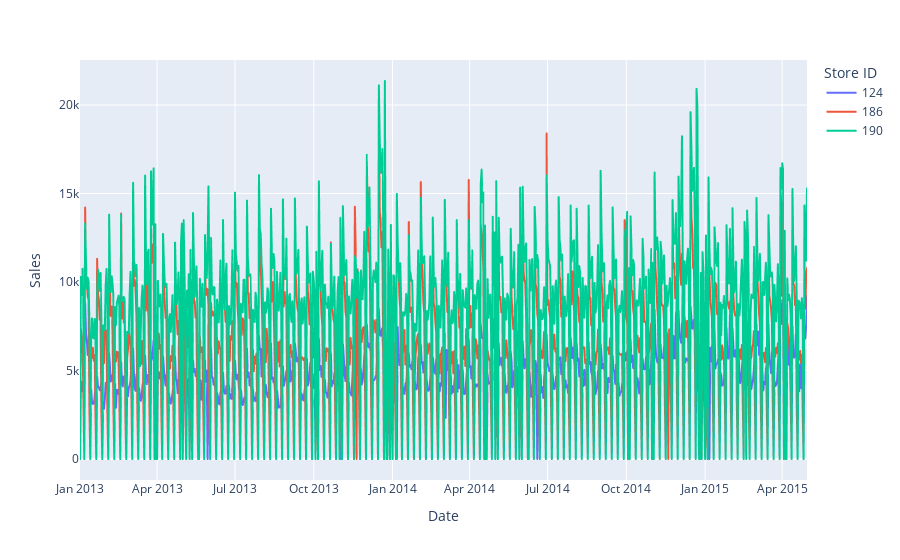

Write notebook code for a chart like this one.
### Markdown cell above
2. Visualisieren Sie die Verteilung der Verkaufszahlen für einige zufällig ausgewählte Stores und beschreiben Sie typische Muster, die Sie erkennen.

### Code cell
#Alle Store IDs
unique_store_ids = df_train['Store ID'].unique()

# Zufällig 5 Store IDs auswählen mit sample
random_store_ids = pd.Series(unique_store_ids).sample(n=3, random_state=1)
print(random_store_ids)

# DataFrame filtern, um nur die ausgewählten Store IDs zu behalten
selected_df = df_train[df_train['Store ID'].isin(random_store_ids)]
selected_df

#Lineplot für Verkaufzahlen der Stores
df_viz = selected_df.groupby(['Store ID', 'Date'], as_index=False)[['Sales']].sum().sort_values(by='Date')
px.line(df_viz, x='Date', y='Sales', color='Store ID')

### Figure 1 — Plotly figure (JSON) as saved in the notebook; plotly's stock layout.template omitted (floating-point values rounded to 4 significant figures; data arrays with more than 128 entries replaced by an {"elided": "..."} marker saying what was removed)
{"data": [{"hovertemplate": "Store ID=124<br>Date=%{x}<br>Sales=%{y}<extra></extra>", "legendgroup": "124", "line": {"color": "#636efa", "dash": "solid"}, "marker": {"symbol": "circle"}, "mode": "lines", "name": "124", "showlegend": true, "type": "scattergl", "x": {"elided": "850 str values"}, "xaxis": "x", "y": {"elided": "850 int values"}, "yaxis": "y"}, {"hovertemplate": "Store ID=186<br>Date=%{x}<br>Sales=%{y}<extra></extra>", "legendgroup": "186", "line": {"color": "#EF553B", "dash": "solid"}, "marker": {"symbol": "circle"}, "mode": "lines", "name": "186", "showlegend": true, "type": "scattergl", "x": {"elided": "850 str values"}, "xaxis": "x", "y": {"elided": "850 int values"}, "yaxis": "y"}, {"hovertemplate": "Store ID=190<br>Date=%{x}<br>Sales=%{y}<extra></extra>", "legendgroup": "190", "line": {"color": "#00cc96", "dash": "solid"}, "marker": {"symbol": "circle"}, "mode": "lines", "name": "190", "showlegend": true, "type": "scattergl", "x": {"elided": "850 str values"}, "xaxis": "x", "y": {"elided": "850 int values"}, "yaxis": "y"}], "layout": {"legend": {"title": {"text": "Store ID"}, "tracegroupgap": 0}, "margin": {"t": 60}, "xaxis": {"anchor": "y", "domain": [0, 1], "title": {"text": "Date"}}, "yaxis": {"anchor": "x", "domain": [0, 1], "title": {"text": "Sales"}}}}
